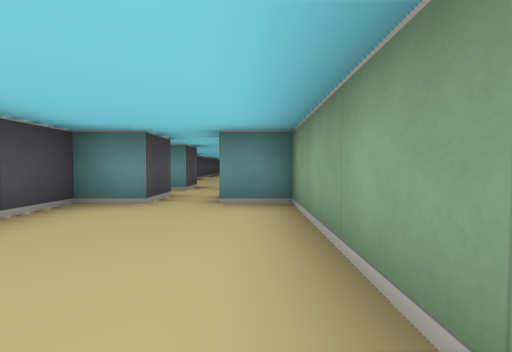
View 1 (above)

12 first-person views from a walk through a cub3D level. The camera is about half as high as the walls, tilts 2° down and sees 90° across. The floor is counted in squares. Each view is taken from the middle of a square. On the plan, view 1 faces up. The plan holds only what a view shows up to about 9 squares ahead; the rest is blank.

View 2
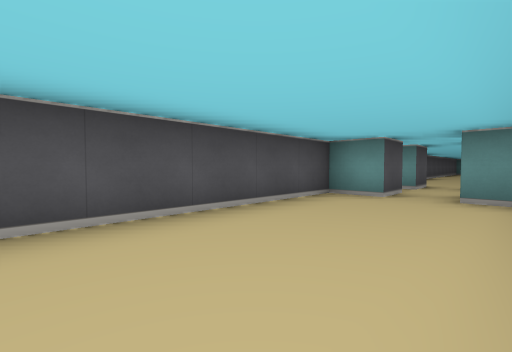

View 3
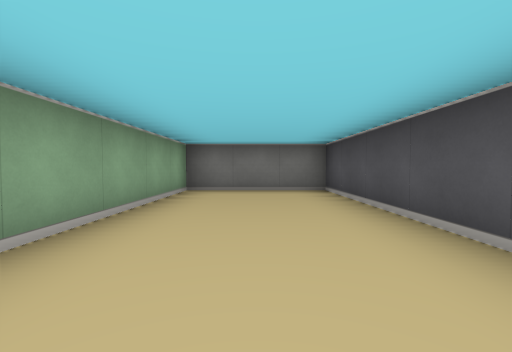

View 4
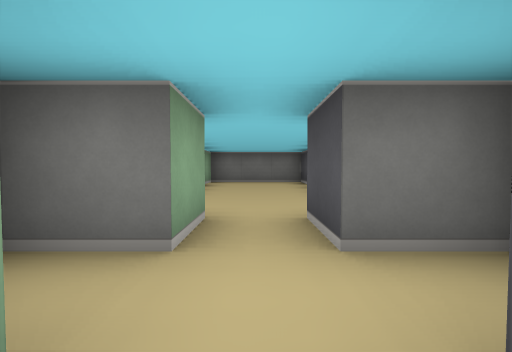

View 5
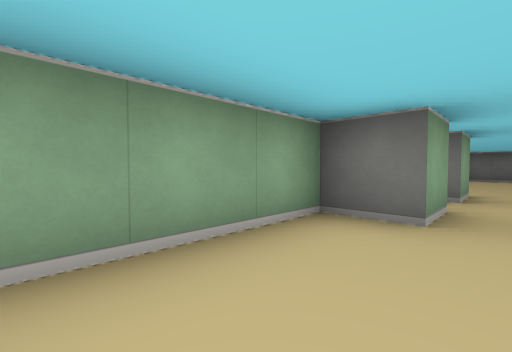

View 6
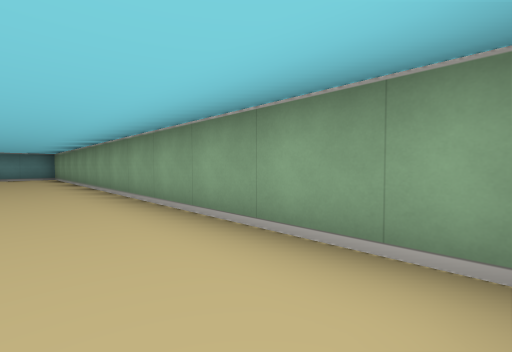

View 7
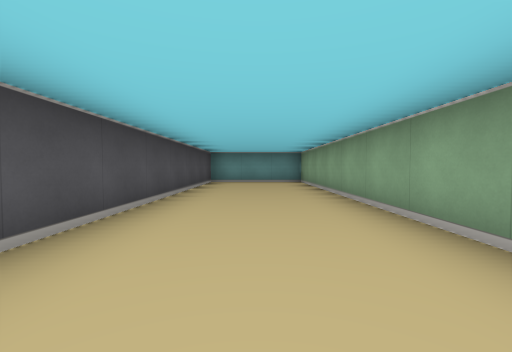

View 8
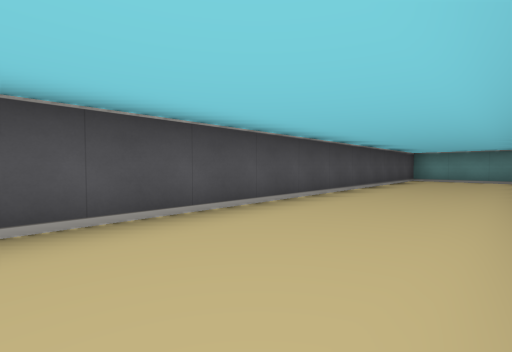

View 9
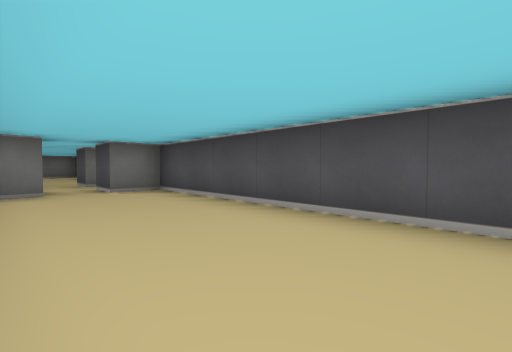

View 10
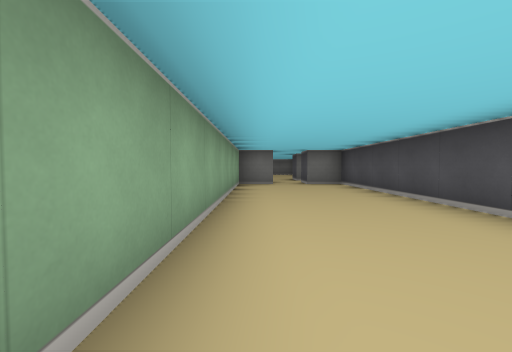

View 11
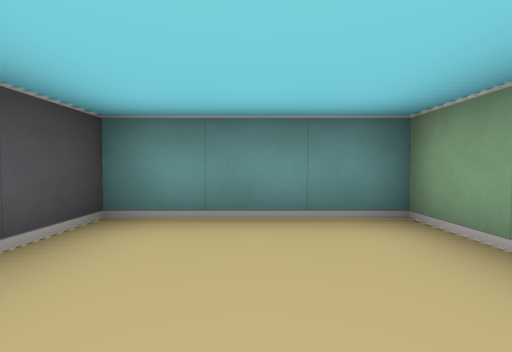

View 12
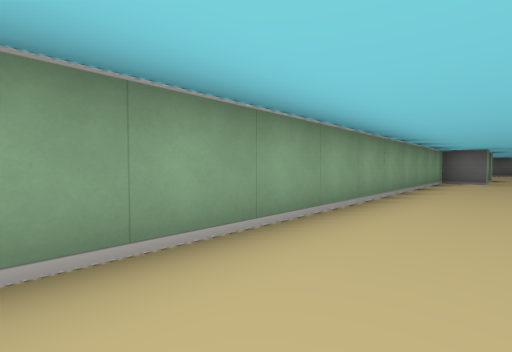

### Floor plan
Ten units are one square. View 1 is at (0, 0); x grows to the right and y downward. Boxes are objects, and circles mark ways between rooms. Rooms are numbered by the first view taken in them; rooms with no view inside come last. Other rooms are left out.
<svg viewBox="-31 -200 41 230">
<path fill="none" stroke="#000" d="M-15 -35 -25 -35 -25 25 5 25 5 -35 -5 -35M-5 -54 -5 -65M-15 -65 -15 -55 -19 -55M-5 -35 -5 -45 5 -45M-26 -45 -15 -45 -15 -35M-5 -65 5 -65 5 -195 -25 -195 -25 -65 -15 -65"/>
<circle cx="-10" cy="-40" r="3" fill="#2a7"/>
<circle cx="-10" cy="-60" r="3" fill="#2a7"/>
<text x="-10" y="-10">1</text>
<text x="-10" y="-50">2</text>
<text x="-10" y="-130">3</text>
</svg>
Room 1 opens to room 2. Room 2 opens to room 3.

Where each view was taken, in squares from view 1:
view 1: 0 up, 0 right, facing up
view 2: 1 down, 0 right, facing up-left
view 3: 3 up, 1 left, facing down
view 4: 6 up, 1 left, facing down
view 5: 9 up, 1 left, facing down-right
view 6: 7 up, 1 left, facing up-right
view 7: 11 up, 1 left, facing up
view 8: 9 up, 0 right, facing up-left
view 9: 12 up, 0 right, facing down-left
view 10: 14 up, 0 right, facing down
view 11: 17 up, 1 left, facing up
view 12: 16 up, 1 left, facing down-right
